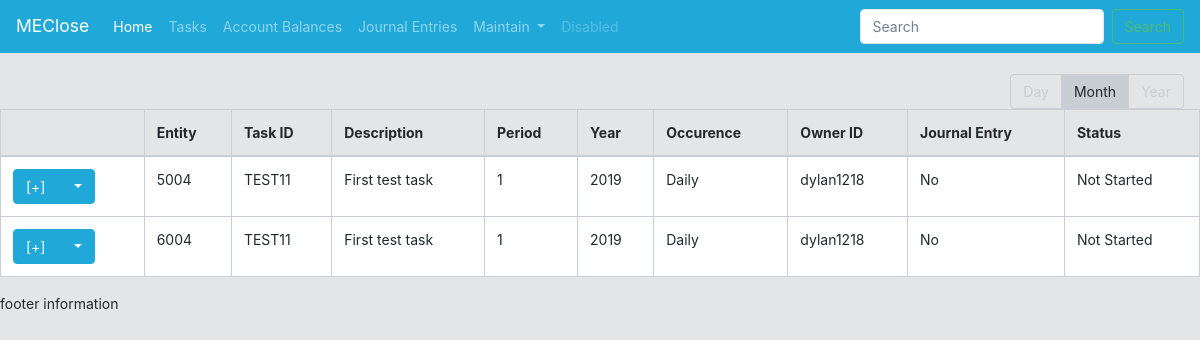
Before: /ClosePortal/tasks/ with the older database file.
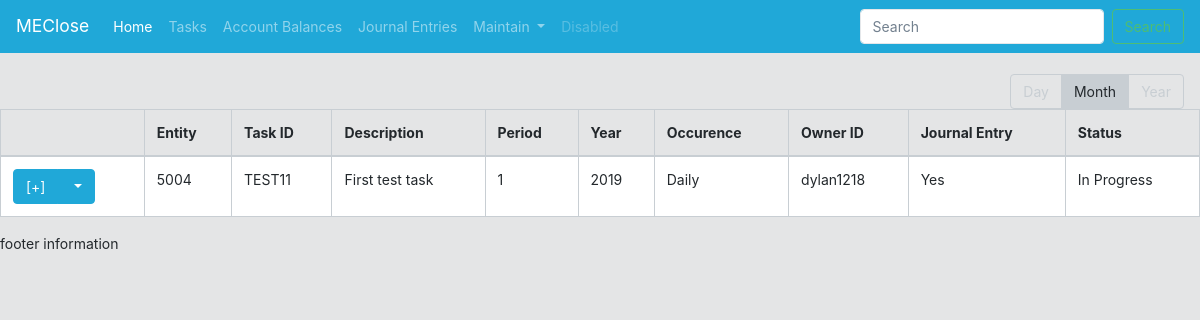
After: the same page with the newer database file.
### CloseApplication/models.py (models this page shows, shortened)
class TaskChecklist(models.Model):
    occurenceChoices = (
        ('D', 'Daily'),
        ('W', 'Weekly'),
        ('M', 'Monthly'),
        ('Q', 'Quarterly'),
        ('A', 'Annually'),
    )
    taskId = models.CharField(max_length=8)
    taskTBMapping = models.CharField(max_length=200, default="Not Assigned") #For assigning tasks to a TB FSLI
    taskDescription = models.CharField(max_length=200)
    taskYear = models.IntegerField(max_length=4)
    taskPeriod = models.IntegerField(max_length=2, choices = periodChoices)
    taskOccurence = models.CharField(max_length=2, choices = occurenceChoices)
    taskOwnerId = models.ForeignKey(User, on_delete=models.PROTECT) #For documentation purposes we want to preserve who the owner of a task was, and as such protect is utilized to not allow deletion of the referenced object
    isJE = models.CharField(max_length=3, choices=binaryChoice)
    pub_date = models.DateTimeField('date published')
    due_date = models.DateField(("Due Date"), default=datetime.date.today)
    entity = models.ForeignKey(userDefinedEntity, on_delete=models.PROTECT, related_name="entity_TaskChecklist", default=1)
    class Meta:
        constraints = [
            models.UniqueConstraint(fields=['taskId', 'entity', 'taskPeriod', 'taskYear'], name='unique_EntityUser')
        ]
    @property
    def aggregateStatus(self):
        try:
            related_SubTask_Model = TaskChecklist.objects.prefetch_related("taskId_taskId").all().filter(taskId=self.taskId, entity=self.entity, taskPeriod=self.taskPeriod, taskYear=self.taskYear)
            related_SubTask_Model_Groupby = related_SubTask_Model[0].taskId_taskId.all().values("subTaskStatus").annotate(Count("subTaskStatus")) #-1 to bring pk down relative to 0th based index
            not_Started_List = list(related_SubTask_Model_Groupby.filter(subTaskStatus="NS").values_list("subTaskStatus__count", flat=True))
            in_Progress_List = list(related_SubTask_Model_Groupby.filter(subTaskStatus="IP").values_list("subTaskStatus__count", flat=True))
            completed_List = list(related_SubTask_Model_Groupby.filter(subTaskStatus="CT").values_list("subTaskStatus__count", flat=True))
            if len(not_Started_List) > 0:
                not_Started_Count = not_Started_List[0]
            else:
                not_Started_Count = 0
            if len(in_Progress_List) > 0:
                in_Progress_Count = in_Progress_List[0]
            else:
                in_Progress_Count = 0
            if len(completed_List) > 0:
                completed_Count = completed_List[0]
            else:
                completed_Count = 0
            if ( (not_Started_Count + in_Progress_Count + completed_Count) == 0 ) or ( (not_Started_Count > 0) and ((in_Progress_Count + completed_Count) == 0) ) :
                return "Not Started"
            elif in_Progress_Count > 0:
                return "In Progress"
            else:
                return "Completed"
        except:
            return "Unable to calculate status"
    @property #@property decorater utilized to create a callable calculated "field" similar to other fields
    def taskIdKey(self):
        return str(self.entity) + "-" + str(self.taskId) + "-" + str(self.taskYear) + "-" + str(self.taskPeriod)

class userDefinedEntity(models.Model):
    entity = models.CharField(max_length=200, default="Select Entity")
    def __str__(self):
        return self.entity

class subTaskChecklist(models.Model):
    taskId = models.ForeignKey(TaskChecklist, related_name="taskId_taskId", on_delete=models.CASCADE) #this field is our associated between the parent task and subtask(s). Cascade is utilize to remove the subtasks if parent task is removed
    subTaskNumber = models.IntegerField(max_length=2, default=1) #Maximum number of subtasks set to 99
    subTaskDescription = models.CharField(max_length=200)
    subTaskStatus = models.CharField(max_length=2, choices = statusChoices)
    @property
    def Not_Equal_CT(self): #method to determine if any non-completed subtasks remain
        try:
            related_SubTask_Model = subTaskChecklist.objects.all().filter(taskId=self.taskId).values('subTaskStatus').exclude(subTaskStatus__startswith="CT").count()
            return related_SubTask_Model
        except:
            related_SubTask_Model = subTaskChecklist.objects.all().filter(taskId=self.taskId).values('subTaskStatus').exists()
            if related_SubTask_Model == True:
                return 0
            else:
                return related_SubTask_Model
    @property
    def Get_Related_Period(self):
        get_Related_Object = subTaskChecklist.objects.all()
        return str(get_Related_Object.get(id=self.id).taskId.entity) + "-" + str(get_Related_Object.get(id=self.id).taskId.taskId) + "-" + str(get_Related_Object.get(id=self.id).taskId.taskYear) + "-" + str(get_Related_Object.get(id=self.id).taskId.taskPeriod)

### CloseApplication/views.py (the view)
# urls.py: path('tasks/', views.taskList, name='tasklist'),
def taskList(request):
    TaskChecklist_Fields = TaskChecklist._meta.get_fields(include_hidden=False)
    TaskChecklist_Values = TaskChecklist.objects.all()
    subTasklist_Fields = subTaskChecklist._meta.get_fields(include_hidden=False)
    subTasklist_Values = subTaskChecklist.objects.all()
    context = { #context represents the variables passed to the provided template
        'TaskChecklist_Fields': TaskChecklist_Fields,
        'TaskChecklist_Values': TaskChecklist_Values,
        'subTasklist_Fields': subTasklist_Fields,
        'subTasklist_Values': subTasklist_Values,
    }
    return render(request, 'CloseApplication/taskchecklist/taskchecklist_list.html', context)

### CloseApplication/templates/CloseApplication/taskchecklist/taskchecklist_list.html (shortened to what this page needs)
{% extends "CloseApplication/base.html" %}
{% block content %}
{% include "CloseApplication/listview_outline.html" %}
<table class="table table-bordered table-hover" id="TaskChecklistTable">
    <thead>
        <tr>
            <th></th>
            <th>Entity</th>
            <th>Task ID</th>
            <th>Description</th>
            <th>Period</th>
            <th>Year</th>
            <th>Occurence</th>
            <th>Owner ID</th>
            <th>Journal Entry</th>
            <th>Status</th>
        </tr>
    </thead>
    <tbody class="bg-white">
        {% for tableValue in TaskChecklist_Values %}
        {% with forloopCounter=forloop.counter|stringformat:"s" %}
        {% with idTemplate_Hash="#group-of-rows"|add:forloopCounter %}
        {% with idTemplate="group-of-rows"|add:forloopCounter %}
        <tr data-toggle="collapse" data-target="{{ idTemplate_Hash }}">
            <td>
                <div class="btn-group">
                    <button type="button" class="btn btn-primary" id="collapseButton" onclick="collapse_Button_Click()">[+]</button>
                    <button type="button" class="btn btn-primary dropdown-toggle" data-toggle="dropdown">
                    </button>
                </div>
            </td>
            <td>{{ tableValue.entity }}</td>
            <td>{{ tableValue.taskId }}</td>
            <td>{{ tableValue.taskDescription }}</td>
            <td>{{ tableValue.taskPeriod }}</td>
            <td>{{ tableValue.taskYear }}</td>
            <td>{{ tableValue.get_taskOccurence_display }}</td>
            <td>{{ tableValue.taskOwnerId }}</td>
            <td>{{ tableValue.isJE }}</td>
            <td>{{ tableValue.aggregateStatus }}</td>
        </tr>
        {% endwith %}
        {% endwith %}
        {% endwith %}
        {% endfor %}
    </tbody>
</table>
{% endblock %}

Changed rows visible on the page:
removed TaskChecklist: entity "5004", taskId "TEST11", taskDescription "First test task", taskPeriod "1", taskYear "2019", taskOccurence "Daily", taskOwnerId "dylan1218", isJE "No", aggregateStatus "Not Started"
removed TaskChecklist: entity "6004", taskId "TEST11", taskDescription "First test task", taskPeriod "1", taskYear "2019", taskOccurence "Daily", taskOwnerId "dylan1218", isJE "No", aggregateStatus "Not Started"
added TaskChecklist: entity "5004", taskId "TEST11", taskDescription "First test task", taskPeriod "1", taskYear "2019", taskOccurence "Daily", taskOwnerId "dylan1218", isJE "Yes", aggregateStatus "In Progress"
